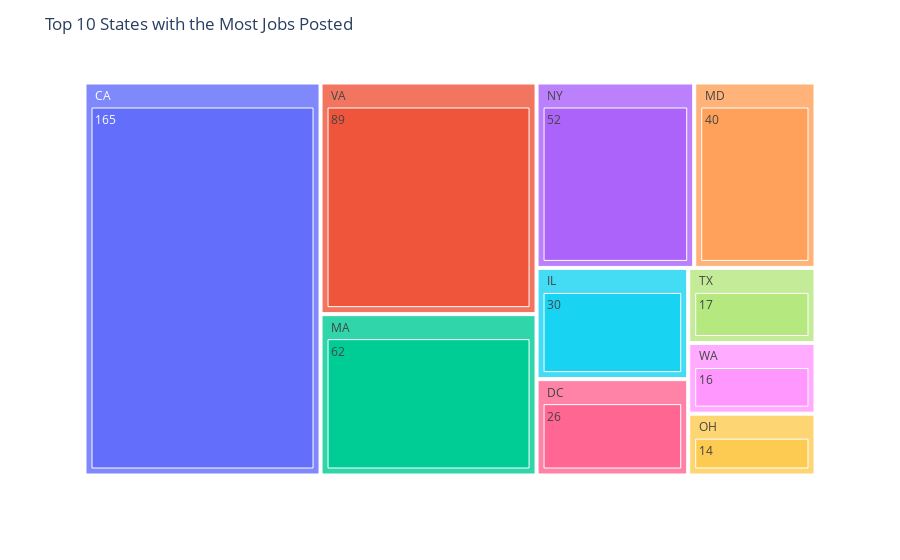

Notebook cell for this chart:
### Markdown cell above
Thus, the job descriptions for each of the roles can be interpreted as follows:

- A Data Scientist will be making complex analytical and statistical models in order to support the business.
- A Data Analyst will be using business intelligence tools and makes critical decisions which would help the business.
- A Data Engineer would be designing software, develops and maintains data pipelines.

### Code cell
#plotting a treemap graph to find the states with the most number of jobs

import plotly.graph_objects as go
import matplotlib.pyplot as plt
import plotly.express as px

job_count =  execute_sql_statement("Select JobState, count(JobState) as Num_Jobs from DatascienceJobs group by JobState order by Num_Jobs desc limit 10",conn)

df1 = pd.read_sql_query("Select JobState, count(JobState) as Num_Jobs from DatascienceJobs group by JobState order by Num_Jobs desc limit 10",conn)
States = []
Jobs = []

for i in job_count:
    States.append(i[0])
    Jobs.append(i[1])
    

fig = px.treemap(df1,path=["JobState","Num_Jobs"],values="Num_Jobs")    
fig.update_layout(title_text='Top 10 States with the Most Jobs Posted')
fig.show()

### Figure 1 — Plotly figure (JSON) as saved in the notebook; plotly's stock layout.template omitted (floating-point values rounded to 4 significant figures)
{"data": [{"branchvalues": "total", "domain": {"x": [0, 1], "y": [0, 1]}, "hovertemplate": "labels=%{label}<br>Num_Jobs=%{value}<br>parent=%{parent}<br>id=%{id}<extra></extra>", "ids": [" OH/14", " WA/16", " TX/17", " DC/26", " IL/30", " MD/40", " NY/52", " MA/62", " VA/89", " CA/165", " CA", " DC", " IL", " MA", " MD", " NY", " OH", " TX", " VA", " WA"], "labels": ["14", "16", "17", "26", "30", "40", "52", "62", "89", "165", " CA", " DC", " IL", " MA", " MD", " NY", " OH", " TX", " VA", " WA"], "name": "", "parents": [" OH", " WA", " TX", " DC", " IL", " MD", " NY", " MA", " VA", " CA", "", "", "", "", "", "", "", "", "", ""], "type": "treemap", "values": [14, 16, 17, 26, 30, 40, 52, 62, 89, 165, 165, 26, 30, 62, 40, 52, 14, 17, 89, 16]}], "layout": {"legend": {"tracegroupgap": 0}, "margin": {"t": 60}, "title": {"text": "Top 10 States with the Most Jobs Posted"}}}
